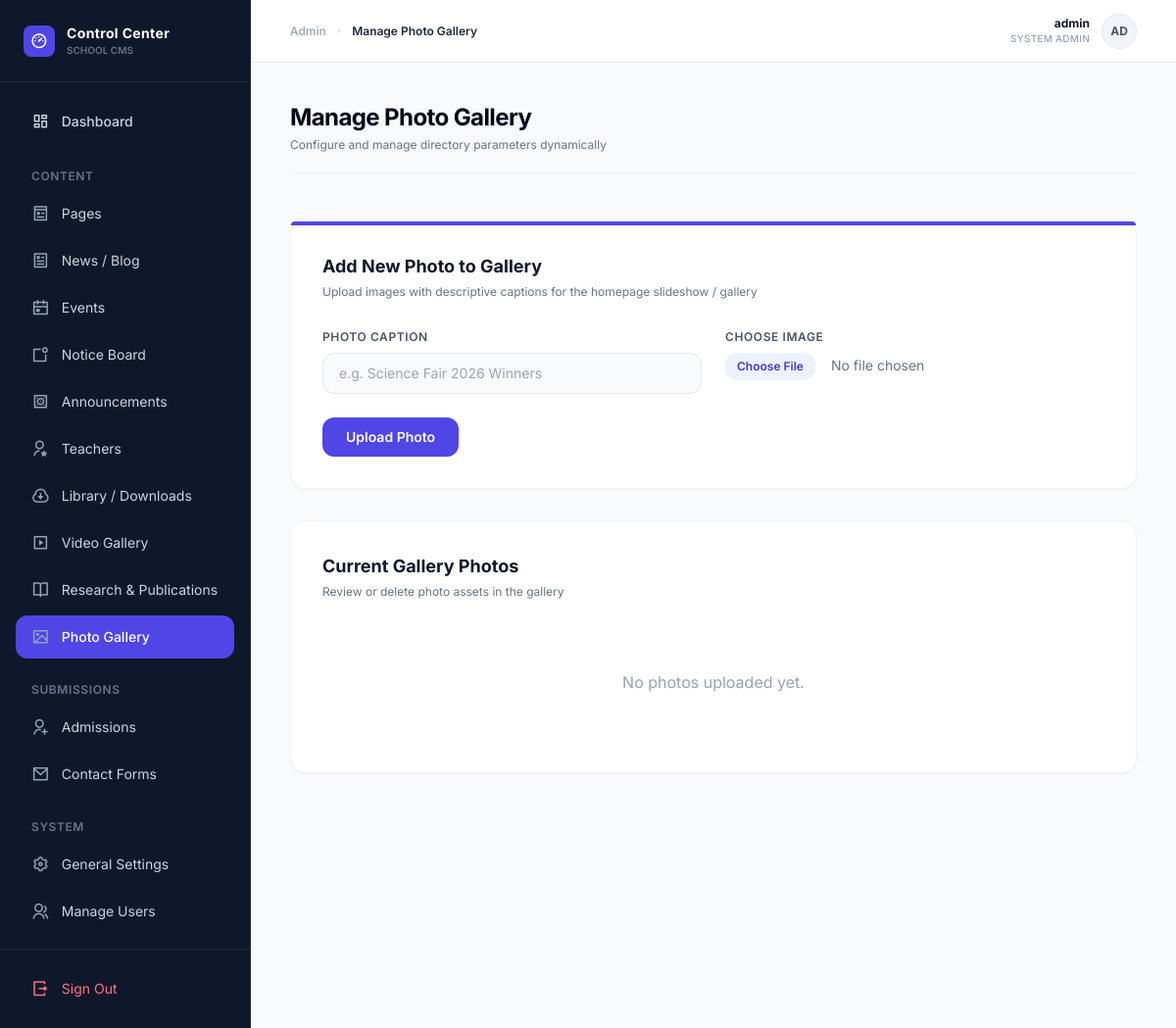
Before: /admin/manage_gallery.php (signed in) with the older database file.
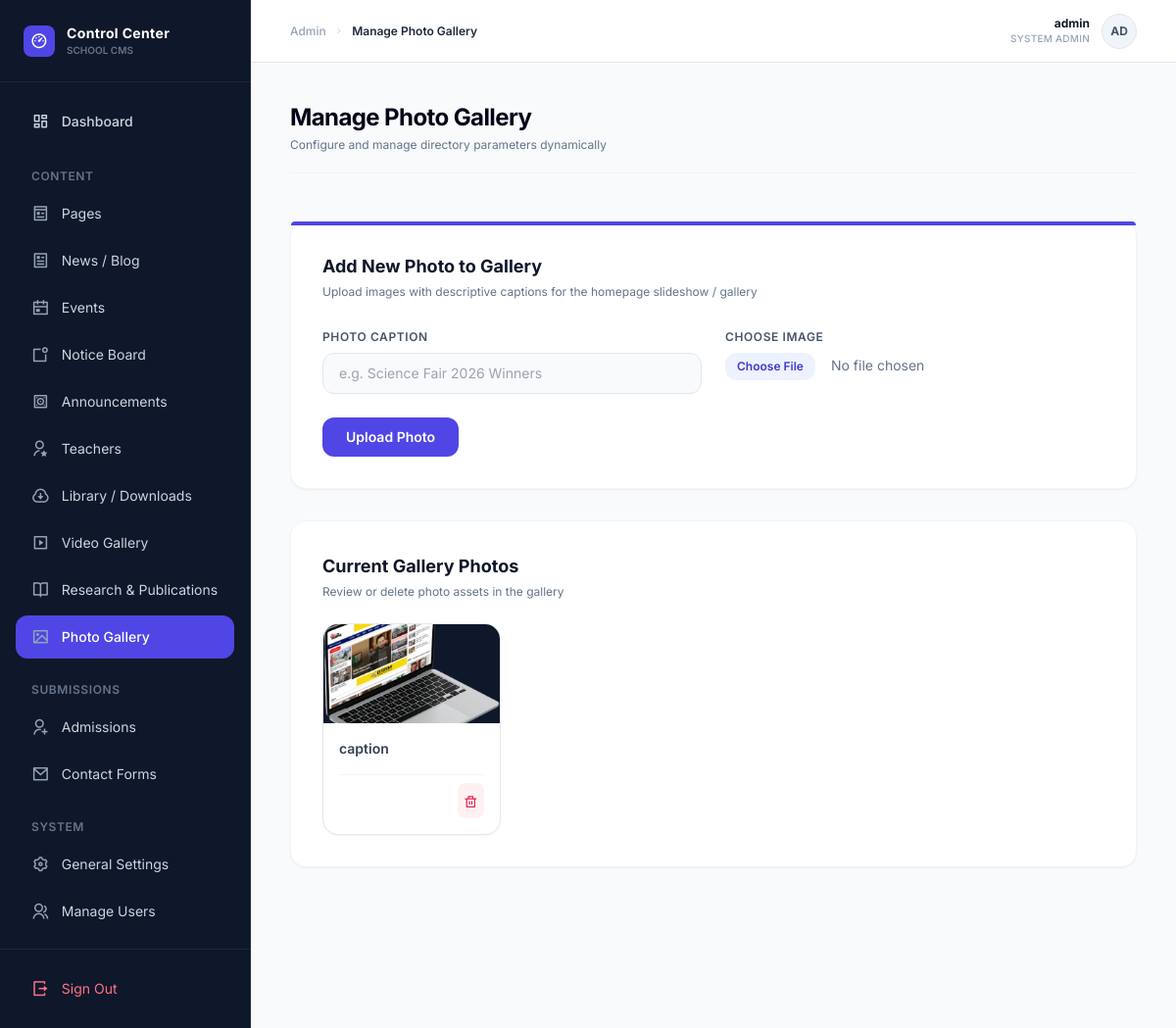
After: the same page with the newer database file.
### tables this page shows
CREATE TABLE `gallery` (
  `id` int(11) NOT NULL,
  `caption` varchar(255) DEFAULT NULL,
  `image_path` varchar(255) NOT NULL,
  `created_at` timestamp NOT NULL DEFAULT current_timestamp()
);

### admin/manage_gallery.php (the view, shortened to what this page needs)
<?php
$page_title = 'Manage Photo Gallery';
include '../includes/admin_header.php';
$gallery_result = $conn->query("SELECT * FROM gallery ORDER BY id DESC");
?>
<div class="max-w-6xl mx-auto space-y-8 py-4">
    <div class="bg-white rounded-2xl border border-slate-100 shadow-sm p-6 lg:p-8 relative">
        <div class="absolute top-0 left-0 right-0 h-1 bg-indigo-600 rounded-t-2xl"></div>
        <div class="mb-6">
            <h3 class="text-lg font-bold text-slate-900">Add New Photo to Gallery</h3>
            <p class="text-xs text-slate-500 mt-1">Upload images with descriptive captions for the homepage slideshow / gallery</p>
        </div>
        <form action="manage_gallery.php" method="POST" enctype="multipart/form-data" class="space-y-6">
            <div class="grid grid-cols-1 md:grid-cols-2 gap-6">
                <div class="space-y-1.5">
                    <label for="caption" class="text-xs font-semibold text-slate-600 uppercase tracking-wider">Photo Caption</label>
                    <input type="text" name="caption" id="caption" placeholder="e.g. Science Fair 2026 Winners" class="w-full px-4 py-2.5 bg-slate-50 border border-slate-200 rounded-xl text-sm">
                </div>
                <div class="space-y-1.5">
                    <label for="gallery_image" class="text-xs font-semibold text-slate-600 uppercase tracking-wider">Choose Image</label>
                    <input type="file" name="gallery_image" id="gallery_image" class="block w-full text-sm text-slate-500 file:mr-4 file:py-1.5 file:px-3 file:rounded-xl file:border-0 file:text-xs file:font-semibold file:bg-indigo-50 file:text-indigo-700 hover:file:bg-indigo-100 cursor-pointer" required>
                </div>
            </div>
            <button type="submit" class="bg-indigo-600 hover:bg-indigo-700 text-white text-sm font-semibold py-2.5 px-6 rounded-xl transition">Upload Photo</button>
        </form>
    </div>
    <div class="bg-white rounded-2xl border border-slate-100 shadow-sm p-6 lg:p-8">
        <div class="mb-6">
            <h3 class="text-lg font-bold text-slate-900">Current Gallery Photos</h3>
            <p class="text-xs text-slate-500 mt-1">Review or delete photo assets in the gallery</p>
        </div>
        <div class="grid grid-cols-1 sm:grid-cols-2 md:grid-cols-3 lg:grid-cols-4 gap-6">
            <?php if ($gallery_result && $gallery_result->num_rows > 0): ?>
                <?php while ($photo = $gallery_result->fetch_assoc()): ?>
                    <div class="border border-slate-150 rounded-2xl overflow-hidden bg-white shadow-sm flex flex-col justify-between">
                        <div class="aspect-video bg-slate-900 overflow-hidden">
                            <img src="../<?= htmlspecialchars($photo['image_path']) ?>" class="w-full h-full object-cover">
                        </div>
                        <div class="p-4 flex-grow flex flex-col justify-between">
                            <p class="text-sm font-semibold text-slate-700 truncate"><?= htmlspecialchars($photo['caption'] ?: 'No Caption') ?></p>
                            <div class="flex items-center justify-end mt-4 pt-2 border-t border-slate-100">
                                <form action="manage_gallery.php" method="POST" onsubmit="return confirm('Delete this photo?');">
                                    <button type="submit" name="delete" class="p-1.5 bg-rose-50 hover:bg-rose-100 text-rose-600 rounded-lg transition"><i class="ri-delete-bin-line text-sm"></i></button>
                                </form>
                            </div>
                        </div>
                    </div>
                <?php endwhile; ?>
            <?php else: ?>
                <div class="col-span-full py-12 text-center text-slate-400">No photos uploaded yet.</div>
            <?php endif; ?>
        </div>
    </div>
</div>
<?php include '../includes/admin_footer.php'; ?>

### includes/admin_header.php (shortened to what this page needs)
<?php
$current_page = basename($_SERVER['PHP_SELF']);
?>
<!DOCTYPE html>
<html lang="en">
<head>
    <script src="https://cdn.tailwindcss.com/3.4.16"></script>
    <link href="https://cdnjs.cloudflare.com/ajax/libs/remixicon/4.2.0/remixicon.css" rel="stylesheet">
</head>
<body class="bg-slate-50 text-slate-800 antialiased min-h-screen flex">
    <aside class="w-64 bg-slate-900 text-slate-300 flex flex-col shrink-0 border-r border-slate-800">
        <div class="p-6 flex items-center gap-3 border-b border-slate-800 shrink-0">
            <div class="w-8 h-8 rounded-lg bg-indigo-600 flex items-center justify-center text-white">
                <i class="ri-dashboard-3-line text-lg"></i>
            </div>
            <div>
                <h1 class="text-sm font-bold text-white tracking-wide">Control Center</h1>
                <p class="text-[10px] text-slate-500 uppercase font-semibold">School CMS</p>
            </div>
        </div>
        <nav class="flex-grow p-4 space-y-6 overflow-y-auto text-sm">
            <div>
                <a href="index.php" class="flex items-center gap-3 py-2.5 px-4 rounded-xl transition font-medium <?= $current_page == 'index.php' ? 'bg-indigo-600 text-white shadow-lg shadow-indigo-600/10' : 'hover:bg-slate-800 hover:text-white' ?>">
                    <i class="ri-dashboard-line text-lg"></i> Dashboard
                </a>
            </div>
            <div>
                <h2 class="px-4 text-xs font-semibold text-slate-500 uppercase tracking-wider mb-2">Content</h2>
                <div class="space-y-1">
                    <a href="manage_pages.php" class="flex items-center gap-3 py-2 px-4 rounded-xl transition <?= $current_page == 'manage_pages.php' ? 'bg-indigo-600 text-white font-medium' : 'hover:bg-slate-800 hover:text-white' ?>">
                        <i class="ri-pages-line text-lg text-slate-400"></i> Pages
                    </a>
                    <a href="manage_posts.php" class="flex items-center gap-3 py-2 px-4 rounded-xl transition <?= $current_page == 'manage_posts.php' ? 'bg-indigo-600 text-white font-medium' : 'hover:bg-slate-800 hover:text-white' ?>">
                        <i class="ri-article-line text-lg text-slate-400"></i> News / Blog
                    </a>
                    <a href="manage_events.php" class="flex items-center gap-3 py-2 px-4 rounded-xl transition <?= $current_page == 'manage_events.php' ? 'bg-indigo-600 text-white font-medium' : 'hover:bg-slate-800 hover:text-white' ?>">
                        <i class="ri-calendar-event-line text-lg text-slate-400"></i> Events
                    </a>
                    <a href="manage_notices.php" class="flex items-center gap-3 py-2 px-4 rounded-xl transition <?= $current_page == 'manage_notices.php' ? 'bg-indigo-600 text-white font-medium' : 'hover:bg-slate-800 hover:text-white' ?>">
                        <i class="ri-notification-badge-line text-lg text-slate-400"></i> Notice Board
                    </a>
                    <a href="manage_announcements.php" class="flex items-center gap-3 py-2 px-4 rounded-xl transition <?= $current_page == 'manage_announcements.php' ? 'bg-indigo-600 text-white font-medium' : 'hover:bg-slate-800 hover:text-white' ?>">
                        <i class="ri-speaker-3-line text-lg text-slate-400"></i> Announcements
                    </a>
                    <a href="manage_teachers.php" class="flex items-center gap-3 py-2 px-4 rounded-xl transition <?= $current_page == 'manage_teachers.php' ? 'bg-indigo-600 text-white font-medium' : 'hover:bg-slate-800 hover:text-white' ?>">
                        <i class="ri-user-star-line text-lg text-slate-400"></i> Teachers
                    </a>
                    <a href="manage_downloads.php" class="flex items-center gap-3 py-2 px-4 rounded-xl transition <?= $current_page == 'manage_downloads.php' ? 'bg-indigo-600 text-white font-medium' : 'hover:bg-slate-800 hover:text-white' ?>">
                        <i class="ri-download-cloud-line text-lg text-slate-400"></i> Library / Downloads
                    </a>
                    <a href="manage_videos.php" class="flex items-center gap-3 py-2 px-4 rounded-xl transition <?= $current_page == 'manage_videos.php' ? 'bg-indigo-600 text-white font-medium' : 'hover:bg-slate-800 hover:text-white' ?>">
                        <i class="ri-video-line text-lg text-slate-400"></i> Video Gallery
                    </a>
                    <a href="manage_research.php" class="flex items-center gap-3 py-2 px-4 rounded-xl transition <?= $current_page == 'manage_research.php' ? 'bg-indigo-600 text-white font-medium' : 'hover:bg-slate-800 hover:text-white' ?>">
                        <i class="ri-book-open-line text-lg text-slate-400"></i> Research & Publications
                    </a>
                    <a href="manage_gallery.php" class="flex items-center gap-3 py-2 px-4 rounded-xl transition <?= $current_page == 'manage_gallery.php' ? 'bg-indigo-600 text-white font-medium' : 'hover:bg-slate-800 hover:text-white' ?>">
                        <i class="ri-image-line text-lg text-slate-400"></i> Photo Gallery
                    </a>
                </div>
            </div>
            <div>
                <h2 class="px-4 text-xs font-semibold text-slate-500 uppercase tracking-wider mb-2">Submissions</h2>
                <div class="space-y-1">
                    <a href="view_admissions.php" class="flex items-center gap-3 py-2 px-4 rounded-xl transition <?= $current_page == 'view_admissions.php' ? 'bg-indigo-600 text-white font-medium' : 'hover:bg-slate-800 hover:text-white' ?>">
                        <i class="ri-user-add-line text-lg text-slate-400"></i> Admissions
                    </a>
                    <a href="view_contact.php" class="flex items-center gap-3 py-2 px-4 rounded-xl transition <?= $current_page == 'view_contact.php' ? 'bg-indigo-600 text-white font-medium' : 'hover:bg-slate-800 hover:text-white' ?>">
                        <i class="ri-mail-line text-lg text-slate-400"></i> Contact Forms
                    </a>
                </div>
            </div>
            <div>
                <h2 class="px-4 text-xs font-semibold text-slate-500 uppercase tracking-wider mb-2">System</h2>
                <div class="space-y-1">
                    <a href="manage_settings.php" class="flex items-center gap-3 py-2 px-4 rounded-xl transition <?= $current_page == 'manage_settings.php' ? 'bg-indigo-600 text-white font-medium' : 'hover:bg-slate-800 hover:text-white' ?>">
                        <i class="ri-settings-3-line text-lg text-slate-400"></i> General Settings
                    </a>
                    <a href="manage_users.php" class="flex items-center gap-3 py-2 px-4 rounded-xl transition <?= $current_page == 'manage_users.php' ? 'bg-indigo-600 text-white font-medium' : 'hover:bg-slate-800 hover:text-white' ?>">
                        <i class="ri-group-line text-lg text-slate-400"></i> Manage Users
                    </a>
                </div>
            </div>
        </nav>
        <div class="p-4 border-t border-slate-800 shrink-0">
            <a href="logout.php" class="flex items-center gap-3 py-2.5 px-4 rounded-xl text-rose-400 hover:bg-rose-500/10 hover:text-rose-300 transition text-sm">
                <i class="ri-logout-box-r-line text-lg"></i> Sign Out
            </a>
        </div>
    </aside>
    <div class="flex-1 flex flex-col min-h-screen overflow-x-hidden">
        <header class="h-16 bg-white border-b border-slate-200 flex items-center justify-between px-8 md:px-10 shrink-0">
            <div class="flex items-center gap-2 text-slate-400 text-xs font-medium">
                <span class="hover:text-slate-600">Admin</span>
                <span class="text-[10px] text-slate-300"><i class="ri-arrow-right-s-line"></i></span>
                <span class="text-slate-800 font-semibold"><?= htmlspecialchars($page_title ?? 'Dashboard') ?></span>
            </div>
            <div class="flex items-center gap-3">
                <div class="text-right hidden sm:block">
                    <p class="text-xs font-bold text-slate-900"><?= htmlspecialchars($_SESSION["admin_username"] ?? 'Admin'); ?></p>
                    <p class="text-[10px] font-medium text-slate-400 uppercase tracking-wide">System Admin</p>
                </div>
                <div class="w-9 h-9 rounded-full bg-slate-100 flex items-center justify-center text-slate-600 border border-slate-200 text-xs font-bold uppercase">
                    <?= substr(htmlspecialchars($_SESSION["admin_username"] ?? 'Ad'), 0, 2); ?>
                </div>
            </div>
        </header>
        <div class="p-8 md:p-10 space-y-8 flex-grow">
            <div class="shrink-0 flex flex-col sm:flex-row sm:items-center justify-between gap-4 border-b border-slate-100 pb-5">
                <div>
                    <h2 class="text-2xl font-bold tracking-tight text-slate-950"><?= htmlspecialchars($page_title ?? 'Dashboard') ?></h2>
                    <p class="text-xs text-slate-500 mt-1">Configure and manage directory parameters dynamically</p>
                </div>
            </div>

### includes/admin_footer.php
    </div>
</div>
</body>
</html>

### includes/admin_header.php (style rules this page uses)
body { font-family: 'Inter', sans-serif; }

Changed rows visible on the page:
added gallery: image_path (picture), caption "caption"
Other visible differences:
text no longer shown: "No photos uploaded yet."
